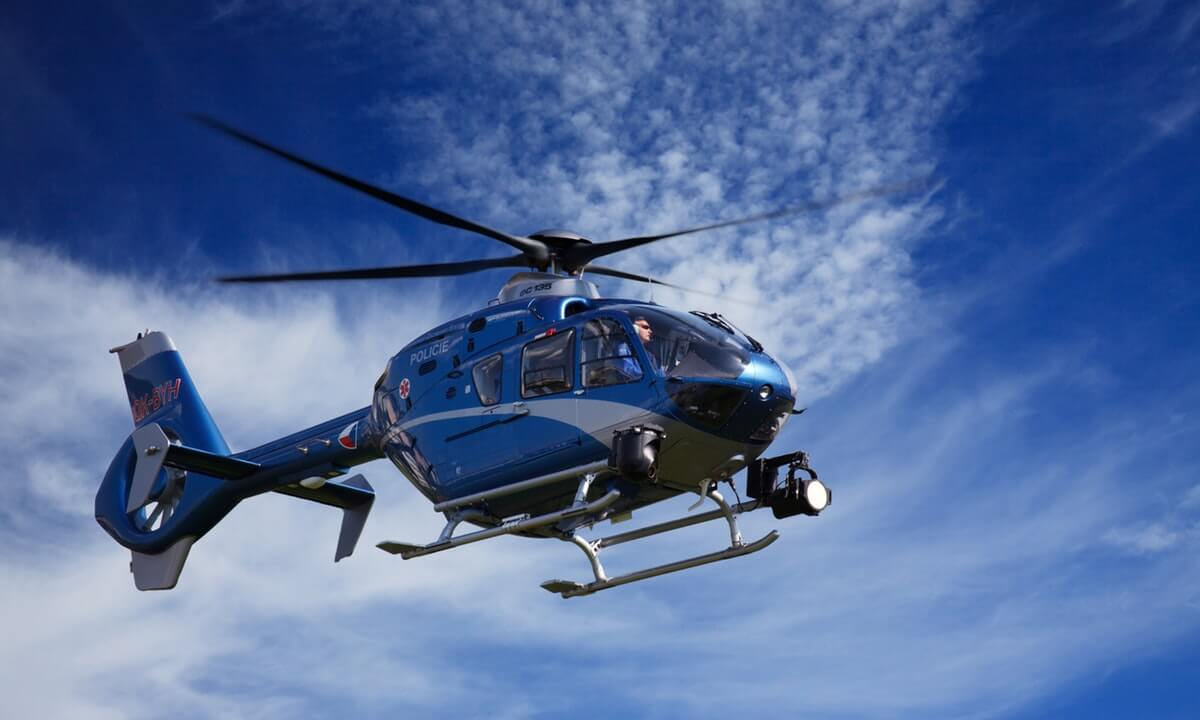
#> input picture TEMEL_ISLEMLER/media/helicopter.jpeg, 1200 x 720 px
$ python resimDonusumDuzeyi.py
#> lines starting #> are read from the running program, lines starting #| are printed output that depends on the picture
import cv2
import numpy as np

# Read the image in grayscale
img = cv2.imread('media/helicopter.jpeg', 0)
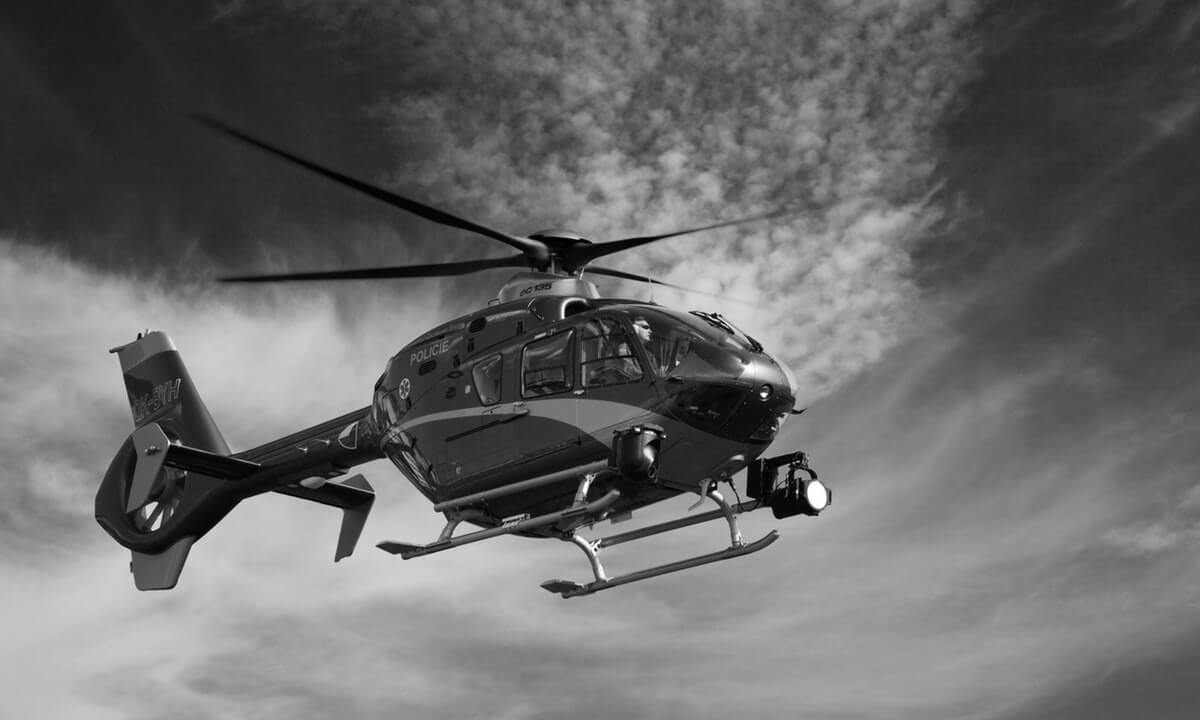
#> img: shape (720, 1200); min 0, max 255, mean 105.8

# Downscale the image by a factor of 0.4
down = 0.4
img = cv2.resize(img, None, fx=down, fy=down, interpolation=cv2.INTER_LINEAR)
#> img: shape (288, 480)

# Get the dimensions of the image
row, col = img.shape
#> row = 288; col = 480

# Define the transformation matrix
M = np.float32([[1, 0, 200], [0, 1, 200]])

# Apply the affine transformation to the image
dst = cv2.warpAffine(img, M, (row, col))
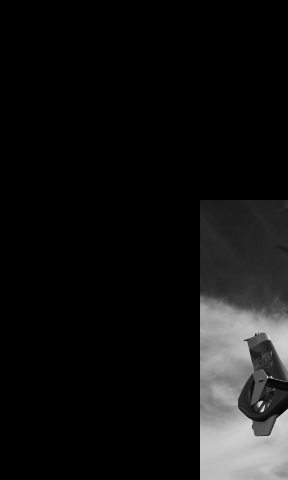
#> dst: shape (480, 288); min 0, max 220, mean 18.5

# Display the original and transformed images
cv2.imshow("original", img)
cv2.imshow("dst", dst)

# Wait for a key press and close all windows
cv2.waitKey(0)
cv2.destroyAllWindows()

'''
Explanation:
1. The code reads an image in grayscale format using the `cv2.imread` function.
2. The image is then downscaled by a factor of 0.4 using the `cv2.resize` function.
3. The dimensions of the image are obtained using the `shape` attribute.
4. A transformation matrix `M` is defined using `np.float32` to specify the translation values.
5. The `cv2.warpAffine` function is used to apply the affine transformation to the image based on the provided matrix `M`.
6. The original and transformed images are displayed using `cv2.imshow`.
7. The code waits for a key press using `cv2.waitKey(0)` and then closes all windows using `cv2.destroyAllWindows()`.

The purpose of this code is to demonstrate how to apply an affine transformation to an image.
The transformation shifts the image by a specified amount in the x and y directions,
creating a translated version of the original image.
'''

$ run again, with TEMEL_ISLEMLER/media/cupcakes.jpg copied over TEMEL_ISLEMLER/media/helicopter.jpeg
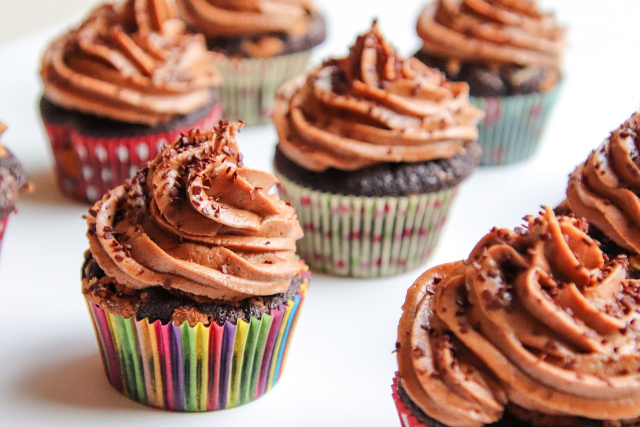
#> input picture TEMEL_ISLEMLER/media/cupcakes.jpg, 1280 x 854 px (shown at 1/2 size)
#> `img = cv2.resize(img, None, fx=down, fy=down, interpolation=cv2.INTER_..`:
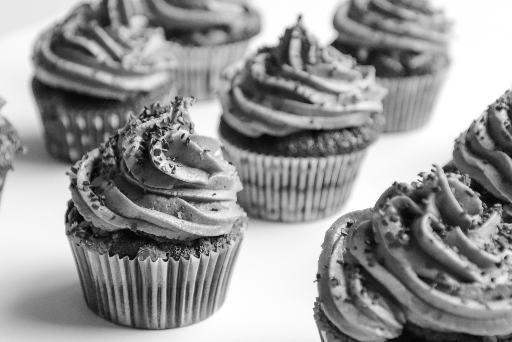
#> img: shape (342, 512); min 1, max 255, mean 150.3
#> `dst = cv2.warpAffine(img, M, (row, col))`:
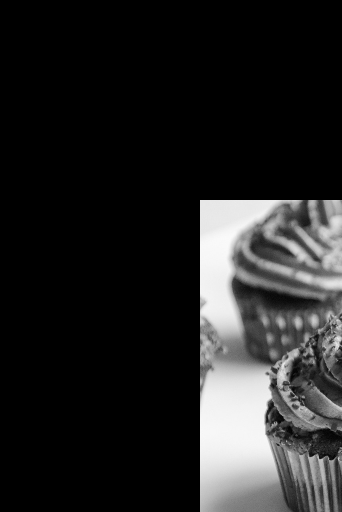
#> dst: shape (512, 342); min 0, max 250, mean 36
